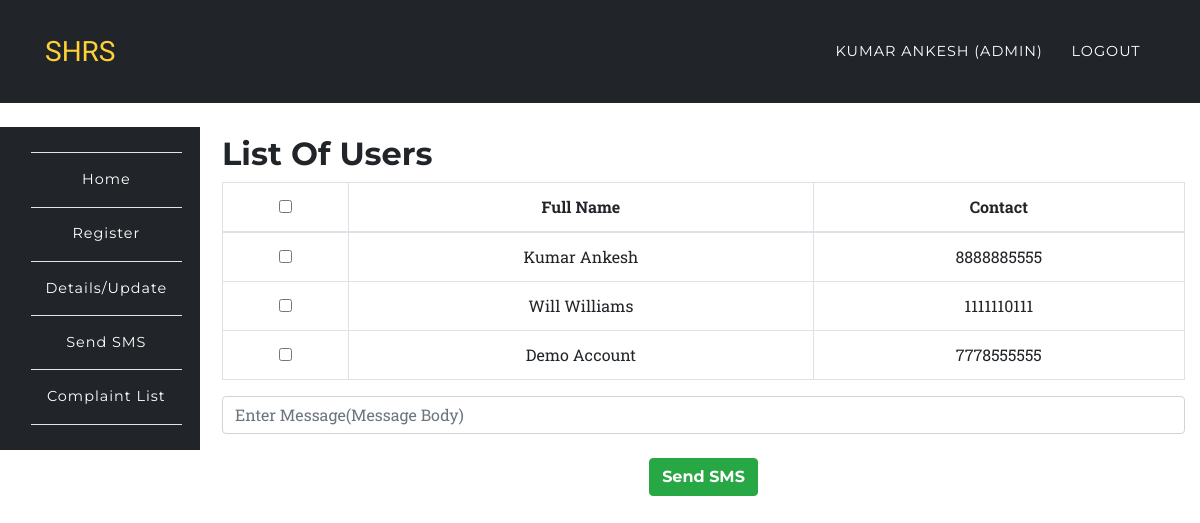
/app/sms.php (signed in), run on the app's committed database.
### tables this page shows
CREATE TABLE `users` (
  `id` int(10) UNSIGNED NOT NULL,
  `fullname` varchar(191) NOT NULL,
  `mobile` varchar(191) NOT NULL,
  `username` varchar(191) NOT NULL,
  `email` varchar(191) NOT NULL,
  `password` varchar(191) NOT NULL,
  `created_at` timestamp NULL DEFAULT CURRENT_TIMESTAMP,
  `updated_at` timestamp NULL DEFAULT CURRENT_TIMESTAMP,
  `role` varchar(100) DEFAULT 'user',
  `status` int(1) NOT NULL DEFAULT '1'
);

### app/sms.php (the view, shortened to what this page needs)
<?php
	require '../config/config.php';
		try {
			$stmt = $connect->prepare('SELECT * FROM users');
			$stmt->execute();
			$data = $stmt->fetchAll(PDO::FETCH_ASSOC);
		}
		catch(PDOException $e) {
			$errMsg = $e->getMessage();
		}
?>
<?php include '../include/header.php';?>
	<nav class="navbar navbar-expand-lg navbar-dark" style="background-color:#212529;" id="mainNav">
      <div class="container">
        <a class="navbar-brand js-scroll-trigger" href="../index.php">SHRS</a>
        <div class="collapse navbar-collapse" id="navbarResponsive">
          <ul class="navbar-nav text-uppercase ml-auto">
            <li class="nav-item">
              <a class="nav-link" href="login.php"><?php echo $_SESSION['fullname']; ?> <?php if($_SESSION['role'] == 'admin'){ echo "(Admin)"; } ?></a>
            </li>
            <li class="nav-item">
              <a href="../auth/logout.php" class="nav-link">Logout</a>
            </li>
          </ul>
        </div>
      </div>
    </nav>
<?php include '../include/side-nav.php';?>
<section class="wrapper" style="margin-left:16%;margin-top: -11%;">
	<div class="container">
		<div class="row">
			<div class="col-12">
				<h2>List Of Users</h2>
				<div class="table-responsive text-center">
					<form action="" method="post">
						<table class="table table-bordered">
						  <thead>
						    <tr>
						      <th><input type="checkbox" name="" id="selectAll"></th>
						      <th>Full Name</th>
						      <th>Contact</th>
						    </tr>
						  </thead>
						  <tbody>
						  	<?php
						  		foreach ($data as $key => $value) {
								   echo '<tr>';
								      echo '<th scope="row"><input type="checkbox" name="check[]" value="'.$value['mobile'].'" id="selectAll$key"></th>';
								      echo '<td>'.$value['fullname'].'</td>';
								      echo '<td>'.$value['mobile'].'</td>';
								   echo '</tr>';
						  		}
						  	?>
						  </tbody>
						</table>
						<input type="textarea" name="message" class="form-control" placeholder="Enter Message(Message Body)" required>
						<br>
						<button type="submit" class="btn btn-success" name='sms_alert' value="sms_alert">Send SMS</button>
					</form>
				</div>
			</div>
		</div>
	</div>
</section>
<?php include '../include/footer.php';?>

### assets/css/rent.css (style rules this page uses)
body { overflow-x: hidden; font-family: "Roboto Slab", "Helvetica Neue", Helvetica, Arial, sans-serif; }
a { color: #ff5722; }
h1, h2, h3, h4, h5, h6 { font-weight: 700; font-family: "Montserrat", "Helvetica Neue", Helvetica, Arial, sans-serif; }
section { padding: 100px 0; }
@media (min-width: 768px) { section { padding: 140px 0; } }
.btn { font-family: "Montserrat", "Helvetica Neue", Helvetica, Arial, sans-serif; font-weight: 700; }
#mainNav { background-color: #212529; }
#mainNav .navbar-brand { color: #fed136; font-family: "Kaushan Script", "Helvetica Neue", Helvetica, Arial, cursive; }
#mainNav .navbar-nav .nav-item .nav-link { font-size: 90%; font-weight: 400; padding: 0.75em 0; letter-spacing: 1px; color: white; font-family: "Montserrat", "Helvetica Neue", Helvetica, Arial, sans-serif; }
@media (min-width: 992px) { #mainNav { padding-top: 25px; padding-bottom: 25px; -webkit-transition: padding-top 0.3s, padding-bottom 0.3s; -moz-transition: padding-top 0.3s, padding-bottom 0.3s; transition: padding-top 0.3s, padding-bottom 0.3s; border: none; background-color: transparent; } }
@media (min-width: 992px) { #mainNav .navbar-brand { font-size: 1.75em; -webkit-transition: all 0.3s; -moz-transition: all 0.3s; transition: all 0.3s; } }
@media (min-width: 992px) { #mainNav .navbar-nav .nav-item .nav-link { padding: 1.1em 1em !important; } }

### assets/css/style.css (style rules this page uses)
.navbar { border-radius: 0px; }
section { padding-left: 15px; }

### data on the page
users: fullname "Kumar Ankesh", mobile "8888885555"
users: fullname "Will Williams", mobile "1111110111"
users: fullname "Demo Account", mobile "7778555555"

### other printed values
$_SESSION['fullname'] "KUMAR ANKESH"
